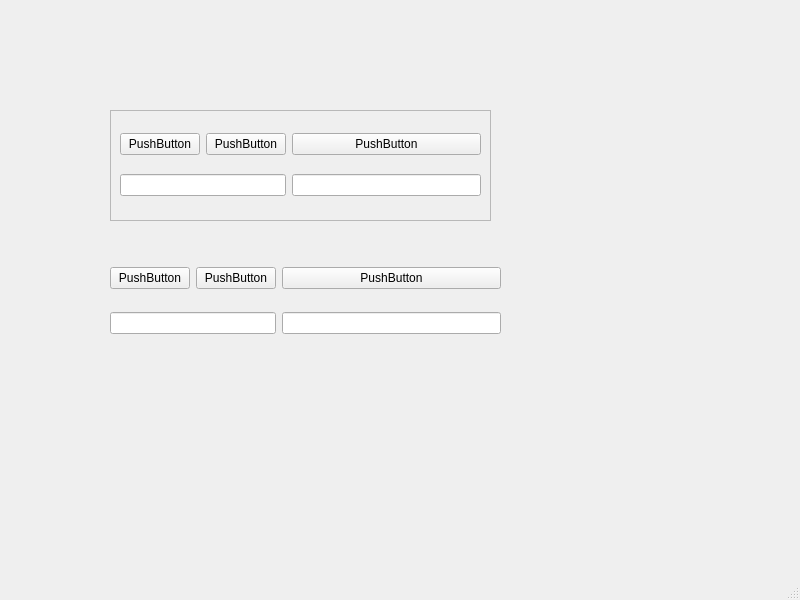
<?xml version="1.0" encoding="UTF-8"?>
<ui version="4.0">
 <class>MainWindow</class>
 <widget class="QMainWindow" name="MainWindow">
  <property name="geometry">
   <rect>
    <x>0</x>
    <y>0</y>
    <width>800</width>
    <height>600</height>
   </rect>
  </property>
  <property name="windowTitle">
   <string>MainWindow</string>
  </property>
  <widget class="QWidget" name="centralwidget">
   <widget class="QFrame" name="frame">
    <property name="geometry">
     <rect>
      <x>110</x>
      <y>110</y>
      <width>381</width>
      <height>111</height>
     </rect>
    </property>
    <property name="frameShape">
     <enum>QFrame::StyledPanel</enum>
    </property>
    <property name="frameShadow">
     <enum>QFrame::Raised</enum>
    </property>
    <layout class="QGridLayout" name="gridLayout">
     <item row="0" column="0">
      <widget class="QPushButton" name="pushButton">
       <property name="text">
        <string>PushButton</string>
       </property>
      </widget>
     </item>
     <item row="0" column="1">
      <widget class="QPushButton" name="pushButton_2">
       <property name="text">
        <string>PushButton</string>
       </property>
      </widget>
     </item>
     <item row="0" column="2">
      <widget class="QPushButton" name="pushButton_3">
       <property name="text">
        <string>PushButton</string>
       </property>
      </widget>
     </item>
     <item row="1" column="0" colspan="2">
      <widget class="QLineEdit" name="lineEdit"/>
     </item>
     <item row="1" column="2">
      <widget class="QLineEdit" name="lineEdit_2"/>
     </item>
    </layout>
   </widget>
   <widget class="QWidget" name="gridLayoutWidget">
    <property name="geometry">
     <rect>
      <x>110</x>
      <y>250</y>
      <width>391</width>
      <height>101</height>
     </rect>
    </property>
    <layout class="QGridLayout" name="gridLayout_2">
     <item row="0" column="2">
      <widget class="QPushButton" name="pushButton_6">
       <property name="text">
        <string>PushButton</string>
       </property>
      </widget>
     </item>
     <item row="0" column="1">
      <widget class="QPushButton" name="pushButton_5">
       <property name="text">
        <string>PushButton</string>
       </property>
      </widget>
     </item>
     <item row="0" column="0">
      <widget class="QPushButton" name="pushButton_4">
       <property name="text">
        <string>PushButton</string>
       </property>
      </widget>
     </item>
     <item row="1" column="0" colspan="2">
      <widget class="QLineEdit" name="lineEdit_3"/>
     </item>
     <item row="1" column="2">
      <widget class="QLineEdit" name="lineEdit_4"/>
     </item>
    </layout>
   </widget>
  </widget>
  <widget class="QMenuBar" name="menubar">
   <property name="geometry">
    <rect>
     <x>0</x>
     <y>0</y>
     <width>800</width>
     <height>24</height>
    </rect>
   </property>
  </widget>
  <widget class="QStatusBar" name="statusbar"/>
 </widget>
 <resources/>
 <connections/>
</ui>
